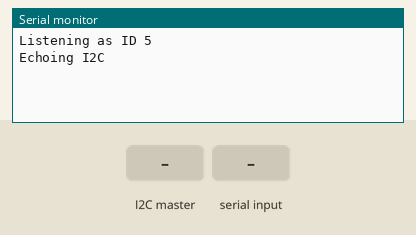
Simulated run of this sketch. Board: Arduino Uno, built with avr-gcc and run on an emulated ATmega328P. On the bench: the last lines printed to the serial monitor. The test bench sets the inputs (shaded band).

Above: at 3.2 s.
3.3 s: the I2C master sends the byte 5
At 4.5 s:
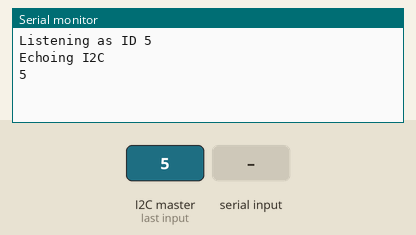
4.8 s: "90,45\n" received over Serial
At 5.6 s:
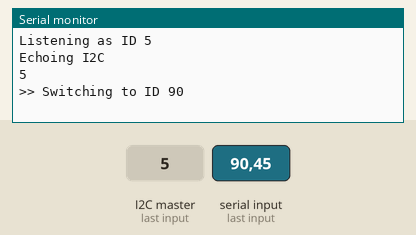

The sketch:

SlaveSimulator.ino
```cpp
#include <Wire.h>

#define ID 5

char buffer[100];

void setup() {
   Serial.begin(9600);

   Wire.begin(ID);
   Wire.onReceive(handleMsg);

   delay(1000);

   Serial.print("Listening as ID ");
   Serial.println(ID);
   Serial.println("Echoing I2C");

   delay(1000);
}


void loop() {
  delay(100);
  if (Serial.available()) {
    long id = Serial.parseInt();
    if ( id != 0 ) {
      Serial.println(">> Switching to ID " + String(id));

      Wire.begin((int) id);
      Wire.onReceive(handleMsg);

      delay(1000);

      Serial.print("Listening as ID ");
      Serial.println(id);
      Serial.println("Echoing I2C");
    }
  }
}


void handleMsg(int numBytes) {
  while ( Wire.available() ) {
    byte b = Wire.read();
    Serial.println(b);
  }
}
```

Measured:
- after the input at 3.3 s, the serial monitor: prints a new line at once (image 1)
- after the input at 4.8 s, the serial monitor: prints a new line at once (image 2)
